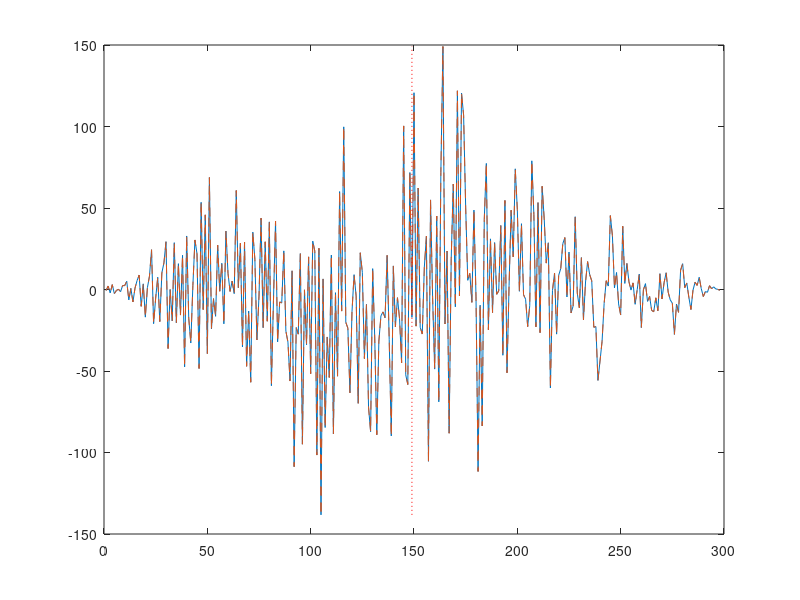

MATLAB code for this plot:
a3 = 1;
N = 100;

d1 = complex(randn(N,1),randn(N,1))/sqrt(2); 
d2 = complex(randn(N,1),randn(N,1))/sqrt(2); 

d3 = zeros(3*N-2,1);
for n = 1:N
    for m = 1:N
        for k = 1:N
            q = n + m - k - 1 + N;
            d3(q) = d3(q)+ 3/4*a3*d1(n)*d1(m)*conj(d2(k));
        end
    end
end

A = d1*d1.';
A = A(:,end:-1:1);
b = NaN(2*N-1,1);
for k = -N+1:N-1
    b(k+N) = sum(diag(A,k));
end
c = 3/4*a3*conv(b,conj(d2));
c = c(end:-1:1);

figure(1);
clf;
plot(real(d3));
hold on;
plot(real(c),'--');
q = floor(3*N/2) - 1;
plot([q q],[min(real(d3)) max(real(d3))],'r:');

